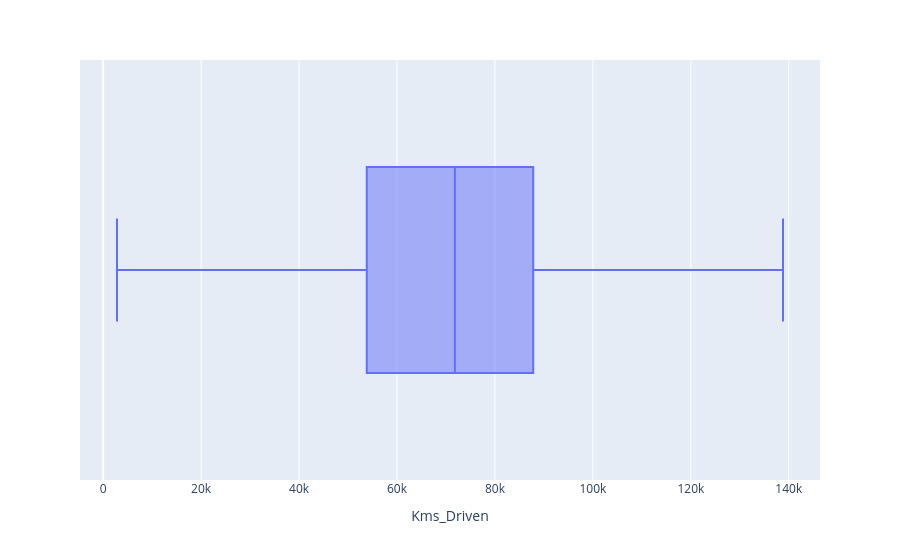

Source (notebook cell):
### Code cell
# réafficher les boxplots
for col in quantif_var.columns:
  boxplot_func(col)

### Figure 1 — Plotly figure (JSON) as saved in the notebook; plotly's stock layout.template omitted (floating-point values rounded to 4 significant figures; data arrays with more than 128 entries replaced by an {"elided": "..."} marker saying what was removed)
{"data": [{"alignmentgroup": "True", "hovertemplate": "Kms_Driven=%{x}<extra></extra>", "legendgroup": "", "marker": {"color": "#636efa"}, "name": "", "notched": false, "offsetgroup": "", "orientation": "h", "showlegend": false, "type": "box", "x": {"elided": "5859 int values"}, "x0": " ", "xaxis": "x", "y0": " ", "yaxis": "y"}], "layout": {"boxmode": "group", "legend": {"tracegroupgap": 0}, "margin": {"t": 60}, "xaxis": {"anchor": "y", "domain": [0, 1], "title": {"text": "Kms_Driven"}}, "yaxis": {"anchor": "x", "domain": [0, 1]}}}
